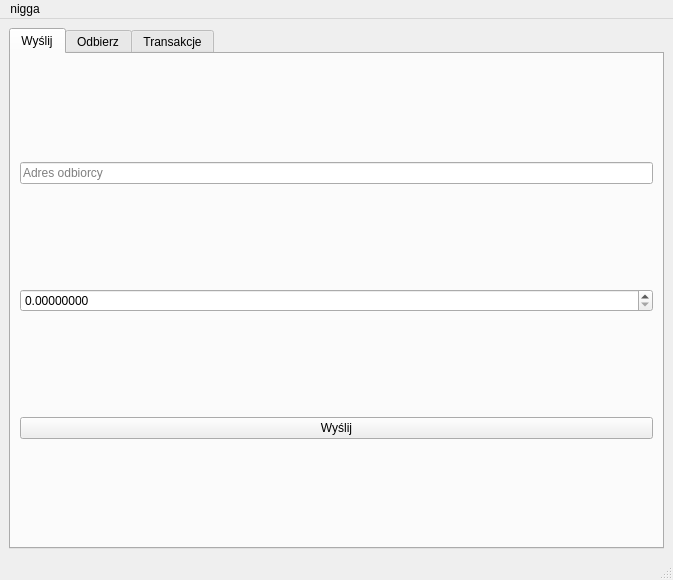
<?xml version="1.0" encoding="UTF-8"?>
<ui version="4.0">
 <class>lofswap</class>
 <widget class="QMainWindow" name="lofswap">
  <property name="geometry">
   <rect>
    <x>0</x>
    <y>0</y>
    <width>673</width>
    <height>580</height>
   </rect>
  </property>
  <property name="windowTitle">
   <string>Lofswap Wallet</string>
  </property>
  <widget class="QWidget" name="centralwidget">
   <layout class="QVBoxLayout" name="mainLayout">
    <item>
     <widget class="QTabWidget" name="tabWidget">
      <property name="currentIndex">
       <number>0</number>
      </property>
      <widget class="QWidget" name="sendTab">
       <attribute name="title">
        <string>Wyślij</string>
       </attribute>
       <layout class="QVBoxLayout" name="sendLayout">
        <item>
         <widget class="QLineEdit" name="recipientEdit">
          <property name="placeholderText">
           <string>Adres odbiorcy</string>
          </property>
         </widget>
        </item>
        <item>
         <widget class="QDoubleSpinBox" name="amountSpinBox">
          <property name="decimals">
           <number>8</number>
          </property>
          <property name="maximum">
           <double>1000000.000000000000000</double>
          </property>
          <property name="value">
           <double>0.000000000000000</double>
          </property>
         </widget>
        </item>
        <item>
         <widget class="QPushButton" name="sendButton">
          <property name="text">
           <string>Wyślij</string>
          </property>
         </widget>
        </item>
       </layout>
      </widget>
      <widget class="QWidget" name="receiveTab">
       <attribute name="title">
        <string>Odbierz</string>
       </attribute>
       <layout class="QVBoxLayout" name="receiveLayout">
        <item>
         <widget class="QPushButton" name="generateButton">
          <property name="text">
           <string>Wygeneruj adres</string>
          </property>
         </widget>
        </item>
        <item>
         <widget class="QLineEdit" name="addressDisplay">
          <property name="readOnly">
           <bool>true</bool>
          </property>
          <property name="placeholderText">
           <string>Twój adres</string>
          </property>
         </widget>
        </item>
        <item>
         <widget class="QLabel" name="qrLabel">
          <property name="text">
           <string>(Tutaj będzie kod QR)</string>
          </property>
          <property name="alignment">
           <set>Qt::AlignmentFlag::AlignCenter</set>
          </property>
         </widget>
        </item>
       </layout>
      </widget>
      <widget class="QWidget" name="txTab">
       <attribute name="title">
        <string>Transakcje</string>
       </attribute>
       <layout class="QVBoxLayout" name="txLayout">
        <item>
         <widget class="QTextEdit" name="logOutput">
          <property name="readOnly">
           <bool>true</bool>
          </property>
          <property name="placeholderText">
           <string>Logi transakcji</string>
          </property>
         </widget>
        </item>
       </layout>
      </widget>
     </widget>
    </item>
   </layout>
  </widget>
  <widget class="QMenuBar" name="menubar">
   <property name="geometry">
    <rect>
     <x>0</x>
     <y>0</y>
     <width>673</width>
     <height>21</height>
    </rect>
   </property>
   <widget class="QMenu" name="menunigga">
    <property name="title">
     <string>nigga</string>
    </property>
   </widget>
   <addaction name="menunigga"/>
  </widget>
  <widget class="QStatusBar" name="statusbar"/>
 </widget>
 <resources/>
 <connections/>
</ui>
